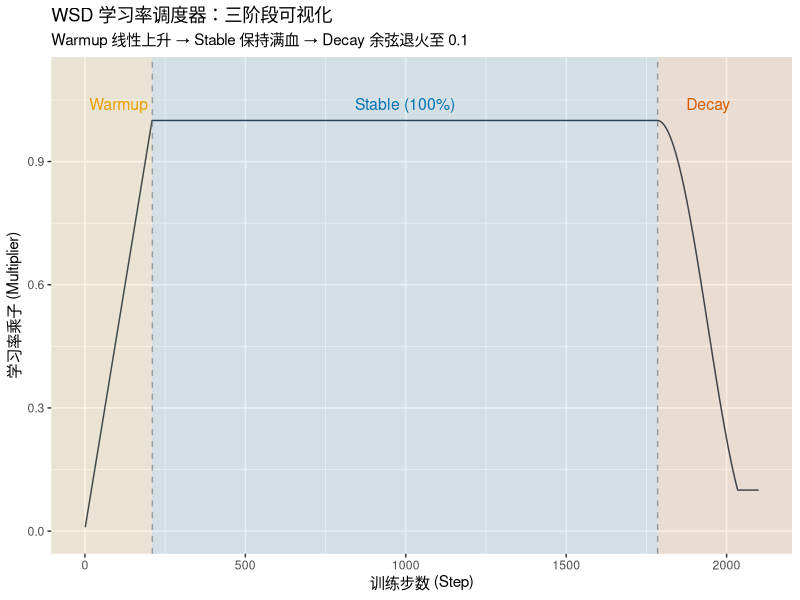

Write R code to recreate this figure.
# 加载必要的包
library(ggplot2)

# 你的 WSD 函数
wsd_multiplier <- function(step, total_steps, warmup_pct = 0.1, decay_pct = 0.1) {
  current_step <- as.numeric(step) + 1 
  total_steps <- as.numeric(total_steps)
  
  warmup_steps <- total_steps * warmup_pct
  decay_steps <- total_steps * decay_pct
  stable_steps <- total_steps - warmup_steps - decay_steps
  
  if (current_step <= warmup_steps) {
    return(current_step / warmup_steps)
  } else if (current_step <= warmup_steps + stable_steps) {
    return(1.0)
  } else {
    decay_step <- current_step - (warmup_steps + stable_steps)
    progress <- decay_step / decay_steps
    cosine_decay <- 0.5 * (1 + cos(pi * progress))
    return(max(0.1, cosine_decay))
  }
}

# ============================================================
# 配置参数
# ============================================================
total_steps <- 2100
warmup_pct <- 0.1
decay_pct <- 0.15  # 稍微调大一点让 Decay 阶段更明显

# 生成数据
steps <- 1:total_steps
multipliers <- sapply(steps, wsd_multiplier, 
                      total_steps = total_steps, 
                      warmup_pct = warmup_pct, 
                      decay_pct = decay_pct)

# 标记阶段
phase <- rep("Stable", length(steps))
phase[steps <= total_steps * warmup_pct] <- "Warmup"
phase[steps > total_steps * (1 - decay_pct)] <- "Decay"

df <- data.frame(step = steps, multiplier = multipliers, phase = phase)
# 计算各个分界点
warmup_end <- total_steps * warmup_pct
decay_start <- total_steps * (1 - decay_pct)

ggplot(df, aes(x = step, y = multiplier)) +
  geom_line(color = "#2C3E50") +
  # 添加阶段背景色块
  annotate("rect", 
           xmin = -Inf, xmax = warmup_end, 
           ymin = -Inf, ymax = Inf, 
           fill = "#E69F00", alpha = 0.1) +
  annotate("rect", 
           xmin = warmup_end, xmax = decay_start, 
           ymin = -Inf, ymax = Inf, 
           fill = "#0072B2", alpha = 0.1) +
  annotate("rect", 
           xmin = decay_start, xmax = Inf, 
           ymin = -Inf, ymax = Inf, 
           fill = "#D55E00", alpha = 0.1) +
  # 添加阶段文字标签
  annotate("text", 
           x = warmup_end / 2, y = 1.04, 
           label = "Warmup", size = 4, color = "#E69F00") +
  annotate("text", 
           x = (warmup_end + decay_start) / 2, y = 1.04, 
           label = "Stable (100%)", size = 4, color = "#0072B2") +
  annotate("text", 
           x = (decay_start + total_steps) / 2, y = 1.04, 
           label = "Decay", size = 4, color = "#D55E00") +
  # 添加垂直分割线
  geom_vline(xintercept = c(warmup_end, decay_start), 
             linetype = "dashed", color = "gray50", alpha = 0.7) +
  coord_cartesian(xlim = c(0, total_steps), ylim = c(0, 1.1)) +
  labs(
    title = "WSD 学习率调度器：三阶段可视化",
    subtitle = paste0("Warmup 线性上升 → Stable 保持满血 → Decay 余弦退火至 0.1"),
    x = "训练步数 (Step)",
    y = "学习率乘子 (Multiplier)"
  )
